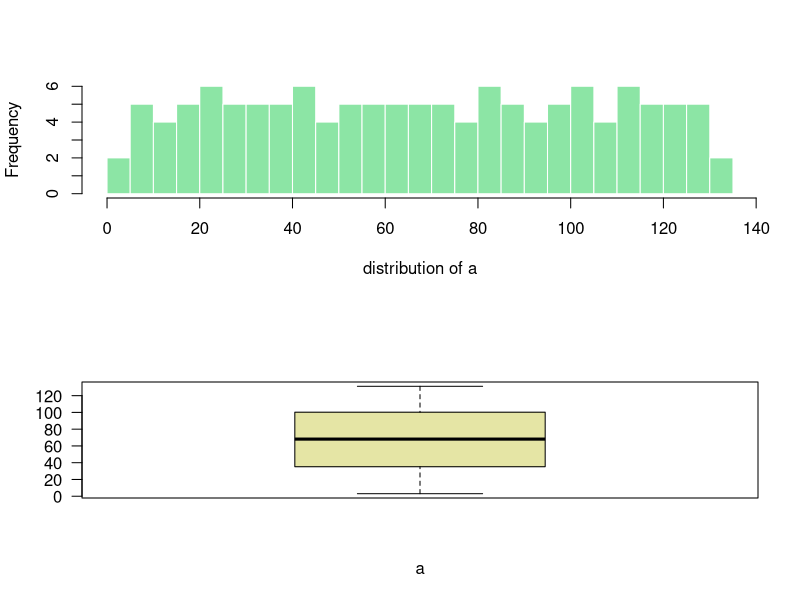
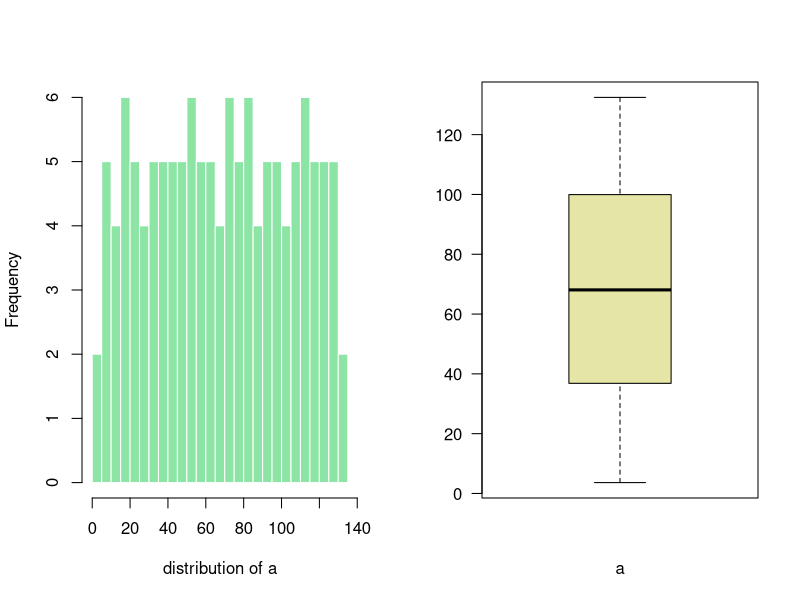
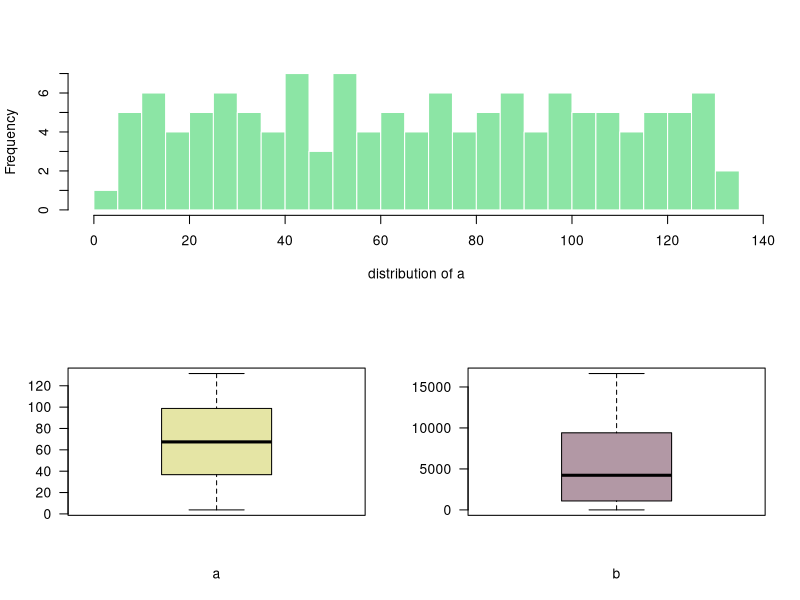
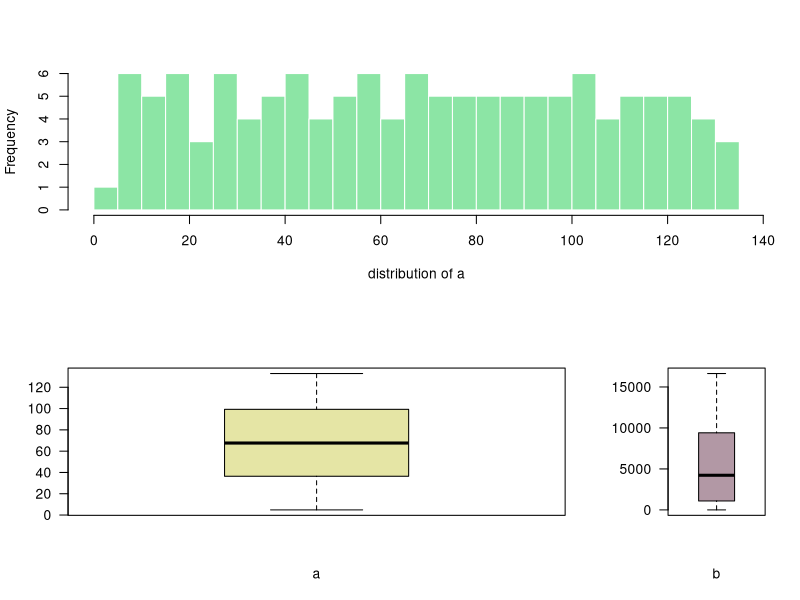

The R source for these figures, in order: (Note: this script raises an error after producing the figures.)
## ---- chunk 1
knitr::opts_chunk$set( warning=FALSE, message=FALSE)
## ---- chunk 2
# Dummy data
a <- seq(129,1)+4*runif(129,0.4)
b <- seq(1,129)^2+runif(129,0.98)
 
# Create the layout
nf <- layout( matrix(c(1,2), ncol=1) )

# Fill with plots
hist(a , breaks=30 , border=F , col=rgb(0.1,0.8,0.3,0.5) , xlab="distribution of a" , main="")
boxplot(a , xlab="a" , col=rgb(0.8,0.8,0.3,0.5) , las=2)
## ---- chunk 3
# Dummy data
a <- seq(129,1)+4*runif(129,0.4)
b <- seq(1,129)^2+runif(129,0.98)
 
# Create the layout
nf <- layout( matrix(c(1,2), ncol=2) )

# Fill with plots
hist(a , breaks=30 , border=F , col=rgb(0.1,0.8,0.3,0.5) , xlab="distribution of a" , main="")
boxplot(a , xlab="a" , col=rgb(0.8,0.8,0.3,0.5) , las=2)
## ---- chunk 4
# Dummy data
a <- seq(129,1)+4*runif(129,0.4)
b <- seq(1,129)^2+runif(129,0.98)
 
# Create the layout
nf <- layout( matrix(c(1,1,2,3), nrow=2,  byrow=TRUE) )

# Fill with plots
hist(a , breaks=30 , border=F , col=rgb(0.1,0.8,0.3,0.5) , xlab="distribution of a" , main="")
boxplot(a , xlab="a" , col=rgb(0.8,0.8,0.3,0.5) , las=2)
boxplot(b , xlab="b" , col=rgb(0.4,0.2,0.3,0.5) , las=2)
## ---- chunk 5
# Dummy data
a <- seq(129,1)+4*runif(129,0.4)
b <- seq(1,129)^2+runif(129,0.98)
 
# Set the layout
nf <- layout(
  matrix(c(1,1,2,3), ncol=2, byrow=TRUE), 
  widths=c(3,1), 
  heights=c(2,2)
)

#Add the plots
hist(a , breaks=30 , border=F , col=rgb(0.1,0.8,0.3,0.5) , xlab="distribution of a" , main="")
boxplot(a , xlab="a" , col=rgb(0.8,0.8,0.3,0.5) , las=2)
boxplot(b , xlab="b" , col=rgb(0.4,0.2,0.3,0.5) , las=2)
## ---- chunk 6
htmltools::includeHTML("htmlChunkRelatedDistribution.html")
